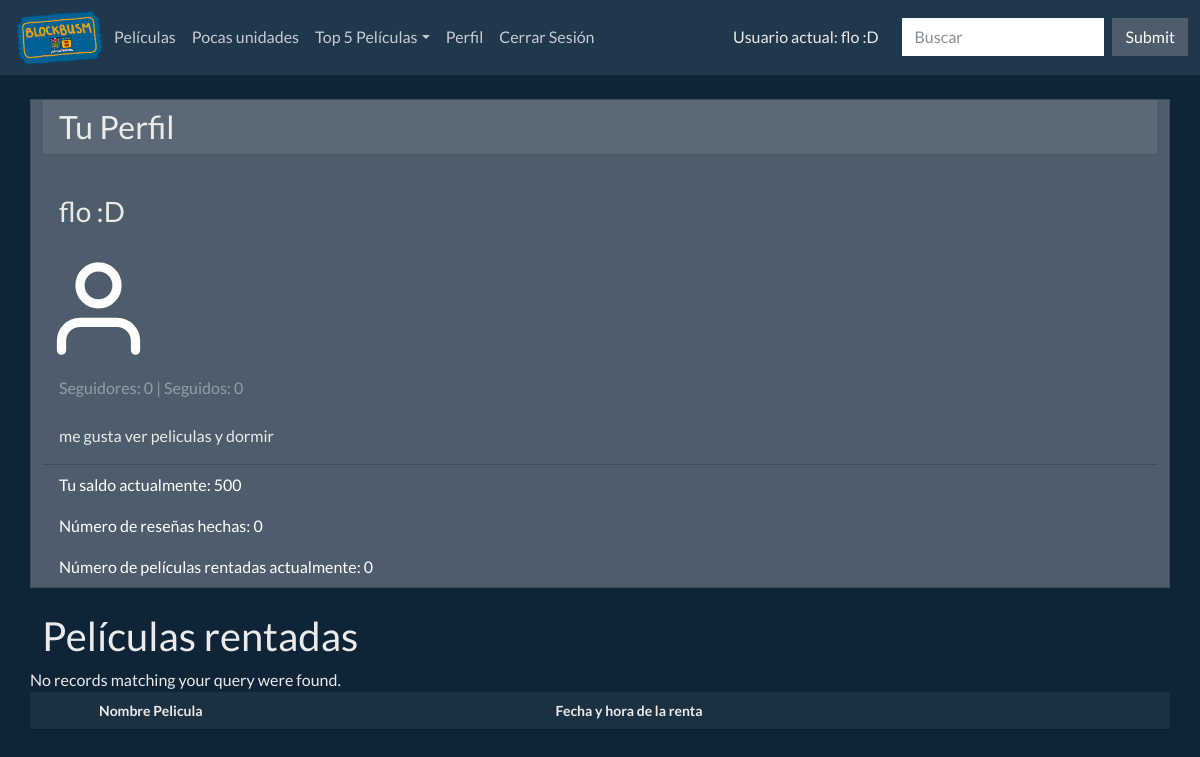
/PHP/perfil.php (signed in), run on an earlier commit of the app's database.
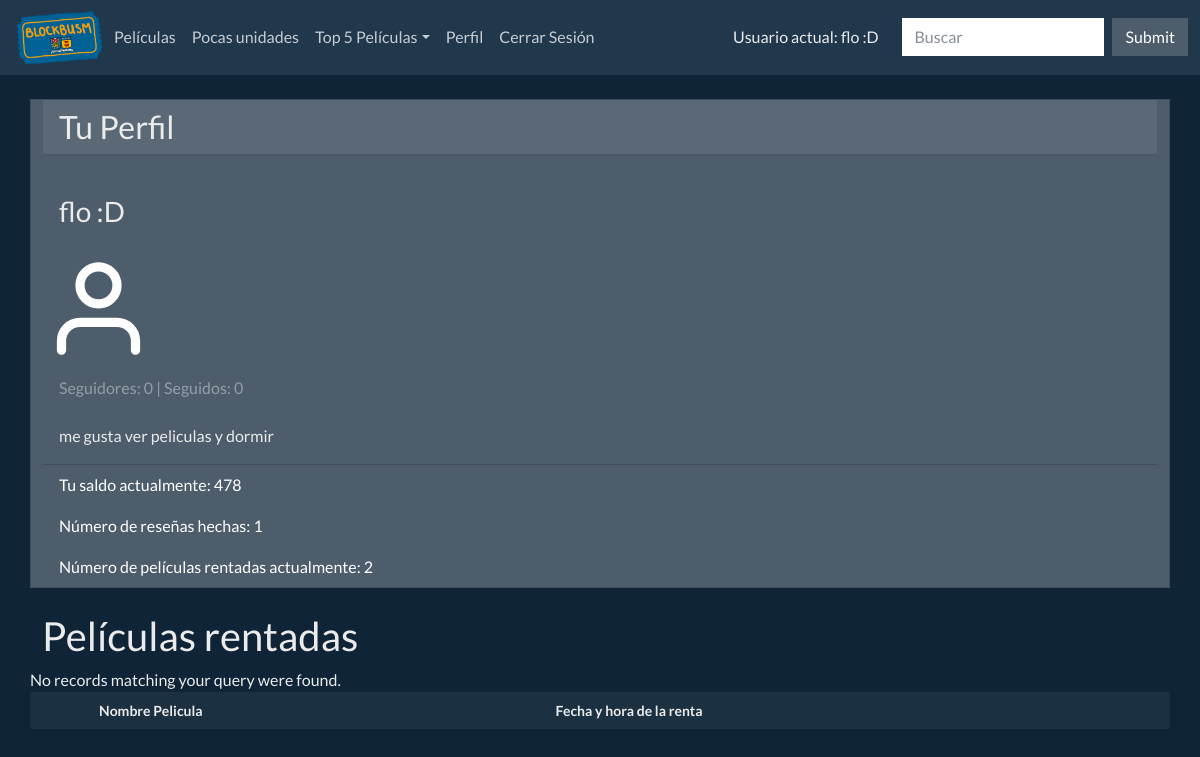
And on a later commit of the database.
### tables this page shows
CREATE TABLE `usuarios` (
  `nombre` varchar(50) NOT NULL,
  `clave` varchar(50) NOT NULL,
  `mail` varchar(50) NOT NULL,
  `saldo` int(11) NOT NULL DEFAULT 500,
  `cantRentadas` int(11) NOT NULL DEFAULT 0,
  `seguidores` int(11) NOT NULL DEFAULT 0,
  `seguidos` int(11) NOT NULL DEFAULT 0,
  `descripcion` varchar(255) NOT NULL
);

### PHP/perfil.php (the view, shortened to what this page needs)
<?php
include("cabeza.php");
include("conexion-bd.php");
$mail = $_SESSION['usuario'];
$result = mysqli_query($conexion, "SELECT * FROM usuarios WHERE mail = '$mail'");
$row = mysqli_fetch_array($result);
$cantr = mysqli_num_rows(mysqli_query($conexion, "SELECT * FROM reseñas WHERE usuario = '$mail'"));
$cantrent = mysqli_num_rows(mysqli_query($conexion, "SELECT * FROM rentadas WHERE usuario = '$mail'"));
?>
<div class="card mb-4">
	<h2 class="card-header">Tu Perfil</h2>
	<div class="card-body">
		<h3 class="card-title"><?php echo $row['nombre'] ?></h3>
	</div>
	<img src="../IMAGES/user.svg" alt="icono" width="10%" height="25%">
	<div class="card-body">
		<p class="card-subtitle text-muted"><?php echo "Seguidores: ", $row['seguidores'], " | Seguidos: ", $row['seguidos'] ?></p>
		<p class="card-text"><?php echo $row['descripcion'] ?></p>
	</div>
	<ul class="list-group list-group-flush">
		<li class="list-group-item">Tu saldo actualmente: <?php echo $row['saldo'] ?></li>
		<li class="list-group-item">Número de reseñas hechas: <?php echo $cantr ?></li>
		<li class="list-group-item">Número de películas rentadas actualmente: <?php echo $cantrent ?></li>
	</ul>
</div>
<h1>Películas rentadas</h1>
<table class="table table-hover">
  <thead>
    <tr>
      <th scope="col"></th>
      <th scope="col">Nombre Pelicula</th>
      <th scope="col">Fecha y hora de la renta</th>
    </tr>
  </thead>
</table>
<?php include("pie.php"); ?>

What changed in the data, as far as the page shows it:
changed usuarios "flo :D": saldo "500" → "478"
Also different on the page:
$cantr: "0" → "1"
$cantrent: "0" → "2"
